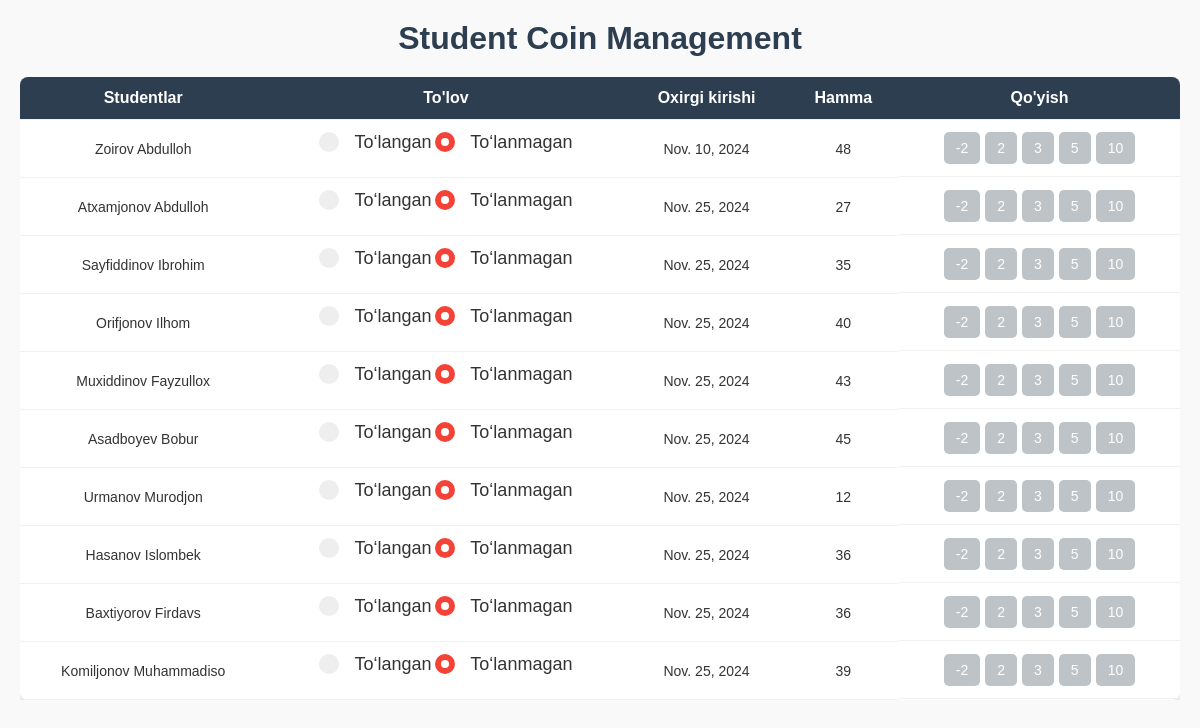
Before: /dashboard/group/5/ with the older database file.
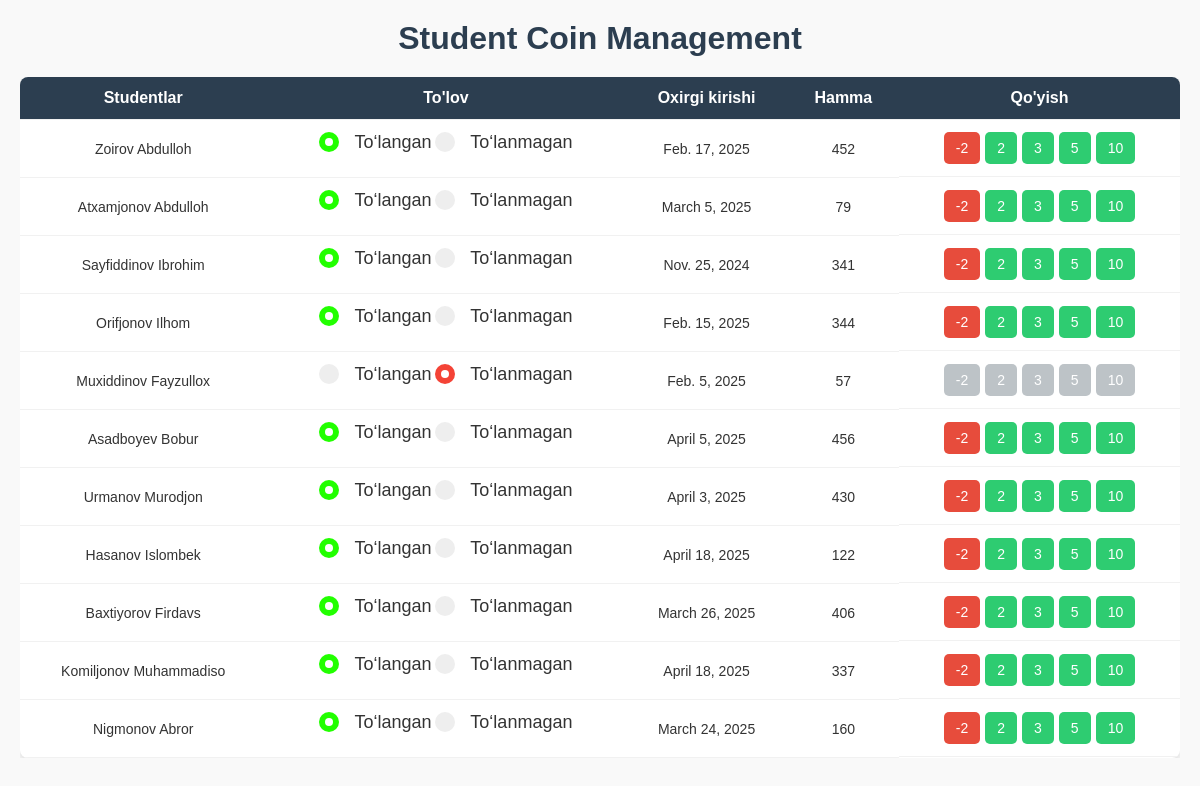
After: the same page with the newer database file.
### accounts/models.py (models this page shows, shortened)
class User(models.Model):
    name = models.CharField(max_length=100)
    modme_id = models.CharField(max_length=50, unique=True)
    password = models.CharField(max_length=128)
    level = models.IntegerField(default=1)
    last_visit = models.DateField(default=0)
    total_coins = models.IntegerField(default=0)
    coins_today = models.IntegerField(default=0)
    telegram_bot_register = models.IntegerField()
    is_admin = models.BooleanField(default=False)
    payment_status = models.CharField(max_length=10, choices=[('paid', 'To‘langan'), ('unpaid', 'To‘lanmagan')], default='unpaid')
    last_payment_date = models.DateTimeField(null=True, blank=True)
    group = models.ForeignKey(Group, on_delete=models.CASCADE, related_name='groups', null=True, blank=True)
    def is_paid_this_month(self):
        if self.last_payment_date:
            return self.last_payment_date.month == timezone.now().month and self.last_payment_date.year == timezone.now().year
        return False

### accounts/views.py (the view)
# urls.py: path('dashboard/group/<int:group_id>/', student_list, name='group_students'),
def student_list(request, group_id):
    group = get_object_or_404(Group, id=group_id)
    students = User.objects.filter(group=group)
    return render(request, 'dashboard.html', {'students': students})

### templates/dashboard.html (shortened to what this page needs)
{% load static %}
<!DOCTYPE html>
<html lang="en">
<head>
</head>
<body>
    <h1>Student Coin Management</h1>
    <div style="overflow-x: auto;">
        <table>
            <tr>
                <th>Studentlar</th>
                <th>To'lov</th>
                <th>Oxirgi kirishi</th>
                <th>Hamma</th>
                <th>Qo'yish</th>
            </tr>
            {% for student in students %}
            <tr>
                <td>{{ student.name }} </td>
                <td>
                    <form class="payment-form" method="POST" data-student-id="{{ student.id }}">
                        <label class="radio-container">
                            <span class="checkmark"></span> To‘langan
                        </label>
                        <label class="radio-container">
                            <span class="checkmark {% if student.payment_status == 'unpaid' %}unpaid{% endif %}"></span> To‘lanmagan
                        </label>
                    </form>
                </td>
                <td>{{ student.last_visit }} </td>
                <td>{{ student.total_coins }}</td>
                <td>
                {% if student.payment_status == 'paid' %}
                    <a href="{% url 'dashboard' student_id=student.id amount=2 %}" class="coin-btn btn-subtract">-2</a>
                    <a href="{% url 'dashboard' student_id=student.id amount=1 %}" class="coin-btn btn-add">2</a>
                    <a href="{% url 'dashboard' student_id=student.id amount=3 %}" class="coin-btn btn-add">3</a>
                    <a href="{% url 'dashboard' student_id=student.id amount=5 %}" class="coin-btn btn-add">5</a>
                    <a href="{% url 'dashboard' student_id=student.id amount=10 %}" class="coin-btn btn-add">10</a>
                {% else %}
                    <a href="{% url 'group_list'%}" class="coin-btn btn-subtract" style="pointer-events: none; background-color: #bdc3c7;">-2</a>
                    <a href="{% url 'group_list'%}" class="coin-btn btn-add" style="pointer-events: none; background-color: #bdc3c7;">2</a>
                    <a href="{% url 'group_list'%}" class="coin-btn btn-add" style="pointer-events: none; background-color: #bdc3c7;">3</a>
                    <a href="{% url 'group_list'%}" class="coin-btn btn-add" style="pointer-events: none; background-color: #bdc3c7;">5</a>
                    <a href="{% url 'group_list'%}" class="coin-btn btn-add" style="pointer-events: none; background-color: #bdc3c7;">10</a>
                {% endif %}
                </td>
            </tr>
            {% endfor %}
            </table>
            </div>
</body>
</html>

Changed rows visible on the page:
changed User "Zoirov Abdulloh": payment_status "unpaid" → "paid" (drawn); last_visit "Nov. 10, 2024" → "Feb. 17, 2025"; total_coins "48" → "452"
changed User "Atxamjonov Abdulloh": payment_status "unpaid" → "paid" (drawn); last_visit "Nov. 25, 2024" → "March 5, 2025"; total_coins "27" → "79"
changed User "Sayfiddinov Ibrohim": payment_status "unpaid" → "paid" (drawn); total_coins "35" → "341"
changed User "Orifjonov Ilhom": payment_status "unpaid" → "paid" (drawn); last_visit "Nov. 25, 2024" → "Feb. 15, 2025"; total_coins "40" → "344"
changed User "Muxiddinov Fayzullox": last_visit "Nov. 25, 2024" → "Feb. 5, 2025"; total_coins "43" → "57"
changed User "Asadboyev Bobur": payment_status "unpaid" → "paid" (drawn); last_visit "Nov. 25, 2024" → "April 5, 2025"; total_coins "45" → "456"
changed User "Urmanov Murodjon": payment_status "unpaid" → "paid" (drawn); last_visit "Nov. 25, 2024" → "April 3, 2025"; total_coins "12" → "430"
changed User "Hasanov Islombek": payment_status "unpaid" → "paid" (drawn); last_visit "Nov. 25, 2024" → "April 18, 2025"; total_coins "36" → "122"
changed User "Baxtiyorov Firdavs": payment_status "unpaid" → "paid" (drawn); last_visit "Nov. 25, 2024" → "March 26, 2025"; total_coins "36" → "406"
changed User "Komiljonov Muhammadiso": payment_status "unpaid" → "paid" (drawn); last_visit "Nov. 25, 2024" → "April 18, 2025"; total_coins "39" → "337"
added User: name "Nigmonov Abror", last_visit "March 24, 2025", total_coins "160", payment_status "-2"
